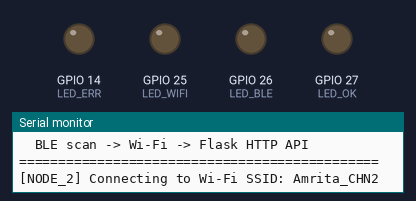
Simulated run of this sketch. Board: ESP32. Parts: output pins drawn as LEDs (lit = HIGH), the last lines printed to the serial monitor. WiFi joins after 1.5 s; servers stay silent unless stated; uploads are accepted with an empty reply; nothing arrives over Bluetooth unless stated.

Above: at 0.8 s.
At 2.4 s:
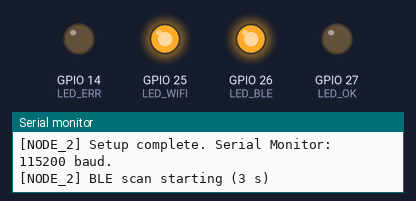
At 17.98 s:
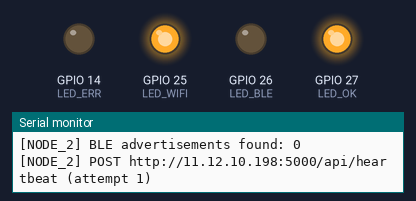
At 36.9 s:
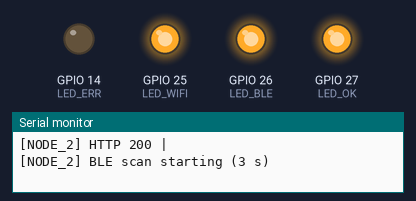
Timing chart, 0 to 40.0 s (numbered marks = the images above):
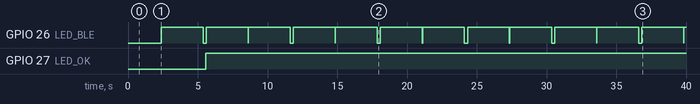

The sketch:

node_2.ino
```cpp
/*
  Multi-Node BLE Classroom Presence Verification
  Board: ESP32 Dev Module (ESP32-WROOM-32)
  Arduino-ESP32 core: 3.x compatible

  IMPORTANT:
  - Upload node_1.ino to Node 1 and node_2.ino to Node 2.
  - This sketch intentionally uses WiFi.begin(SSID, PASSWORD), not a fixed
    BSSID/channel. The AP/channel may change; hard-locking it can prevent joins.
  - Server API expected:
      POST /api/heartbeat
      POST /api/detection
  - The server must be reachable at SERVER_IP:SERVER_PORT from the ESP32.
*/

#include <WiFi.h>
#include <WiFiClient.h>
#include <HTTPClient.h>
#include <BLEDevice.h>
#include <BLEScan.h>
#include <BLEAdvertisedDevice.h>

// --------------------------- NODE CONFIG ---------------------------
#define NODE_ID "NODE_2"

// --------------------------- NETWORK ------------------------------
static const char* WIFI_SSID     = "Amrita_CHN2";
static const char* WIFI_PASSWORD = "amrita@321";

static const char* SERVER_IP = "11.12.10.198";
static const uint16_t SERVER_PORT = 5000;

static const char* API_HEARTBEAT = "/api/heartbeat";
static const char* API_DETECTION = "/api/detection";

// --------------------------- BLE -----------------------------------
static const char* DEVICE_1 = "ATTEND-KAVIN";
static const char* DEVICE_2 = "ATTEND-LOHITH";
static const uint32_t BLE_SCAN_SECONDS = 3;

// --------------------------- TIMERS --------------------------------
static const uint32_t HEARTBEAT_INTERVAL_MS = 5000;
static const uint32_t WIFI_RETRY_INTERVAL_MS = 10000;
static const uint32_t HTTP_CONNECT_TIMEOUT_MS = 2500;
static const uint32_t HTTP_READ_TIMEOUT_MS = 3000;
static const uint32_t LOOP_IDLE_MS = 20;

// --------------------------- STATUS LEDS ---------------------------
// Optional external LEDs: GPIO -> 220/330-ohm resistor -> LED anode;
// LED cathode -> GND. Do not connect LEDs without resistors.
static const uint8_t LED_WIFI = 25;
static const uint8_t LED_BLE  = 26;
static const uint8_t LED_OK   = 27;
static const uint8_t LED_ERR  = 14;

BLEScan* scanner = nullptr;
uint32_t lastHeartbeatMs = 0;
uint32_t lastWiFiAttemptMs = 0;
uint32_t lastHttpSuccessMs = 0;
uint32_t successfulPosts = 0;
uint32_t failedPosts = 0;

static void led(uint8_t pin, bool on) {
  digitalWrite(pin, on ? HIGH : LOW);
}

static String endpointUrl(const char* endpoint) {
  String url;
  url.reserve(80);
  url = F("http://");
  url += SERVER_IP;
  url += ':';
  url += String(SERVER_PORT);
  url += endpoint;
  return url;
}

static bool connectWiFi(uint32_t timeoutMs = 18000) {
  Serial.printf("\n[%s] Connecting to Wi-Fi SSID: %s\n", NODE_ID, WIFI_SSID);
  led(LED_WIFI, false);

  WiFi.mode(WIFI_STA);
  WiFi.setSleep(false);
  WiFi.setAutoReconnect(true);
  WiFi.persistent(false);

  // Do not lock to a BSSID or channel: campus AP/channel selection may vary.
  WiFi.disconnect(false, false);
  delay(150);
  WiFi.begin(WIFI_SSID, WIFI_PASSWORD);

  const uint32_t started = millis();
  while (WiFi.status() != WL_CONNECTED &&
         (uint32_t)(millis() - started) < timeoutMs) {
    delay(250);
    Serial.print('.');
  }
  Serial.println();

  if (WiFi.status() != WL_CONNECTED) {
    Serial.printf("[%s] Wi-Fi connect timeout; status=%d\n", NODE_ID, (int)WiFi.status());
    led(LED_WIFI, false);
    led(LED_ERR, true);
    return false;
  }

  led(LED_WIFI, true);
  led(LED_ERR, false);
  Serial.printf("[%s] Wi-Fi connected\n", NODE_ID);
  Serial.printf("  IP:      %s\n", WiFi.localIP().toString().c_str());
  Serial.printf("  Gateway: %s\n", WiFi.gatewayIP().toString().c_str());
  Serial.printf("  Mask:    %s\n", WiFi.subnetMask().toString().c_str());
  Serial.printf("  RSSI:    %d dBm\n", WiFi.RSSI());
  Serial.printf("  Channel: %d\n", WiFi.channel());
  Serial.printf("  BSSID:   %s\n", WiFi.BSSIDstr().c_str());
  return true;
}

static bool ensureWiFi() {
  if (WiFi.status() == WL_CONNECTED) {
    led(LED_WIFI, true);
    return true;
  }

  led(LED_WIFI, false);
  const uint32_t now = millis();
  if ((uint32_t)(now - lastWiFiAttemptMs) < WIFI_RETRY_INTERVAL_MS) {
    return false;
  }

  lastWiFiAttemptMs = now;
  return connectWiFi();
}

static int postJson(const char* endpoint, const String& payload) {
  if (!ensureWiFi()) {
    Serial.printf("[%s] POST skipped: Wi-Fi is disconnected\n", NODE_ID);
    return -1;
  }

  const String url = endpointUrl(endpoint);
  int lastCode = -1;

  // Two attempts, with a short delay between attempts.
  for (uint8_t attempt = 1; attempt <= 2; ++attempt) {
    WiFiClient client;
    client.setTimeout(HTTP_READ_TIMEOUT_MS);

    HTTPClient http;
    http.setConnectTimeout(HTTP_CONNECT_TIMEOUT_MS);
    http.setTimeout(HTTP_READ_TIMEOUT_MS);
    http.setReuse(false);

    Serial.printf("[%s] POST %s (attempt %u)\n",
                  NODE_ID, url.c_str(), attempt);

    if (!http.begin(client, url)) {
      Serial.printf("[%s] HTTPClient begin failed\n", NODE_ID);
      lastCode = -1;
    } else {
      http.addHeader("Content-Type", "application/json");
      http.addHeader("Connection", "close");
      lastCode = http.POST((uint8_t*)payload.c_str(), payload.length());

      if (lastCode > 0) {
        const String response = http.getString();
        Serial.printf("[%s] HTTP %d | %s\n",
                      NODE_ID, lastCode, response.c_str());
        if (lastCode >= 200 && lastCode < 300) {
          ++successfulPosts;
          lastHttpSuccessMs = millis();
          led(LED_OK, true);
          led(LED_ERR, false);
          http.end();
          return lastCode;
        }
      } else {
        Serial.printf("[%s] HTTP transport error %d: %s\n",
                      NODE_ID, lastCode, http.errorToString(lastCode).c_str());
      }
      http.end();
    }

    if (attempt == 1) {
      delay(250);
      if (WiFi.status() != WL_CONNECTED) {
        WiFi.reconnect();
        delay(250);
      }
    }
  }

  ++failedPosts;
  led(LED_ERR, true);
  Serial.printf("[%s] POST failed. success=%lu failure=%lu\n",
                NODE_ID,
                (unsigned long)successfulPosts,
                (unsigned long)failedPosts);
  return lastCode;
}

static void sendHeartbeat() {
  if (!ensureWiFi()) return;

  String json;
  json.reserve(180);
  json = F("{\"node_id\":\"");
  json += NODE_ID;
  json += F("\",\"ip\":\"");
  json += WiFi.localIP().toString();
  json += F("\",\"wifi_rssi\":");
  json += String(WiFi.RSSI());
  json += F(",\"uptime_sec\":");
  json += String((uint32_t)(millis() / 1000UL));
  json += F(",\"free_heap\":");
  json += String((uint32_t)ESP.getFreeHeap());
  json += '}';

  postJson(API_HEARTBEAT, json);
}

static bool isRegisteredName(const String& name) {
  return name == DEVICE_1 || name == DEVICE_2;
}

static void sendDetection(const String& name, const String& mac, int rssi) {
  // Match the Flask server's /api/detection schema.
  String json;
  json.reserve(180);
  json = F("{\"node_id\":\"");
  json += NODE_ID;
  json += F("\",\"device_name\":\"");
  json += name;
  json += F("\",\"mac\":\"");
  json += mac;
  json += F("\",\"rssi\":");
  json += String(rssi);
  json += '}';

  postJson(API_DETECTION, json);
}

static void scanBLE() {
  if (scanner == nullptr) return;

  led(LED_BLE, true);
  Serial.printf("\n[%s] BLE scan starting (%lu s)\n",
                NODE_ID, (unsigned long)BLE_SCAN_SECONDS);

  BLEScanResults* results = scanner->start(BLE_SCAN_SECONDS, false);
  if (results == nullptr) {
    Serial.printf("[%s] BLE scan returned null results\n", NODE_ID);
    led(LED_BLE, false);
    return;
  }

  const int count = results->getCount();
  Serial.printf("[%s] BLE advertisements found: %d\n", NODE_ID, count);

  for (int i = 0; i < count; ++i) {
    BLEAdvertisedDevice dev = results->getDevice(i);
    const String name = dev.haveName() ? String(dev.getName().c_str()) : String("");
    const String mac = String(dev.getAddress().toString().c_str());
    const int rssi = dev.getRSSI();

    if (name.length()) {
      Serial.printf("[%s] %s | %s | RSSI %d dBm\n",
                    NODE_ID, name.c_str(), mac.c_str(), rssi);
    }

    if (isRegisteredName(name)) {
      Serial.printf("[%s] Registered test device detected: %s\n",
                    NODE_ID, name.c_str());
      sendDetection(name, mac, rssi);
    }
    // Yield briefly so Wi-Fi and background tasks can run.
    delay(5);
  }

  scanner->clearResults();
  led(LED_BLE, false);
}

void setup() {
  Serial.begin(115200);
  delay(700);

  pinMode(LED_WIFI, OUTPUT);
  pinMode(LED_BLE, OUTPUT);
  pinMode(LED_OK, OUTPUT);
  pinMode(LED_ERR, OUTPUT);
  led(LED_WIFI, false);
  led(LED_BLE, false);
  led(LED_OK, false);
  led(LED_ERR, false);

  Serial.println("\n==============================================");
  Serial.printf("  %s - BLE Classroom Presence Node\n", NODE_ID);
  Serial.println("  BLE scan -> Wi-Fi -> Flask HTTP API");
  Serial.println("==============================================");

  WiFi.mode(WIFI_STA);
  WiFi.setSleep(false);
  WiFi.setAutoReconnect(true);
  WiFi.persistent(false);
  lastWiFiAttemptMs = millis();
  connectWiFi();

  BLEDevice::init("");
  scanner = BLEDevice::getScan();
  scanner->setActiveScan(true);
  scanner->setInterval(100);
  scanner->setWindow(80);
  scanner->setDuplicateFilter(false);

  Serial.printf("[%s] Setup complete. Serial Monitor: 115200 baud.\n", NODE_ID);
}

void loop() {
  ensureWiFi();

  const uint32_t now = millis();
  if ((uint32_t)(now - lastHeartbeatMs) >= HEARTBEAT_INTERVAL_MS) {
    lastHeartbeatMs = now;
    sendHeartbeat();
  }

  scanBLE();

  // Since scanning is blocking, send a heartbeat as soon as scan finishes
  // if the interval elapsed during the scan.
  if ((uint32_t)(millis() - lastHeartbeatMs) >= HEARTBEAT_INTERVAL_MS) {
    lastHeartbeatMs = millis();
    sendHeartbeat();
  }

  delay(LOOP_IDLE_MS);
}
```

Measured:
- by itself, GPIO 26 (LED_BLE): repeats every 6.2 s: LOW 0.22 s, HIGH 3.0 s, LOW 0.02 s, HIGH 3.0 s
- by itself, GPIO 27 (LED_OK): LOW → HIGH at 5.6 s
